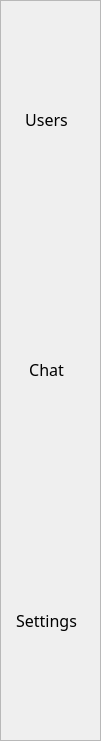
   <widget class="QFrame" name="frame">
    <property name="geometry">
     <rect>
      <x>0</x>
      <y>0</y>
      <width>101</width>
      <height>741</height>
     </rect>
    </property>
    <property name="sizePolicy">
     <sizepolicy hsizetype="Expanding" vsizetype="Expanding">
      <horstretch>0</horstretch>
      <verstretch>0</verstretch>
     </sizepolicy>
    </property>
    <property name="styleSheet">
     <string notr="true">background-color: &quot;#767676&quot;;</string>
    </property>
    <property name="frameShape">
     <enum>QFrame::StyledPanel</enum>
    </property>
    <property name="frameShadow">
     <enum>QFrame::Raised</enum>
    </property>
    <widget class="QWidget" name="verticalLayoutWidget">
     <property name="geometry">
      <rect>
       <x>-1</x>
       <y>-1</y>
       <width>95</width>
       <height>741</height>
      </rect>
     </property>
     <layout class="QVBoxLayout" name="verticalLayout" stretch="0,0,0">
      <property name="spacing">
       <number>10</number>
      </property>
      <property name="sizeConstraint">
       <enum>QLayout::SetMinimumSize</enum>
      </property>
      <property name="leftMargin">
       <number>0</number>
      </property>
      <property name="topMargin">
       <number>0</number>
      </property>
      <property name="rightMargin">
       <number>0</number>
      </property>
      <property name="bottomMargin">
       <number>0</number>
      </property>
      <item>
       <widget class="QPushButton" name="pushButton_3">
        <property name="sizePolicy">
         <sizepolicy hsizetype="Expanding" vsizetype="Expanding">
          <horstretch>0</horstretch>
          <verstretch>0</verstretch>
         </sizepolicy>
        </property>
        <property name="maximumSize">
         <size>
          <width>99</width>
          <height>300</height>
         </size>
        </property>
        <property name="sizeIncrement">
         <size>
          <width>0</width>
          <height>0</height>
         </size>
        </property>
        <property name="font">
         <font>
          <family>Circular Std Book</family>
          <pointsize>12</pointsize>
         </font>
        </property>
        <property name="autoFillBackground">
         <bool>false</bool>
        </property>
        <property name="styleSheet">
         <string notr="true">color: &quot;#222222&quot;;</string>
        </property>
        <property name="text">
         <string>Users</string>
        </property>
        <property name="flat">
         <bool>true</bool>
        </property>
       </widget>
      </item>
      <item>
       <widget class="QPushButton" name="pushButton_4">
        <property name="sizePolicy">
         <sizepolicy hsizetype="Fixed" vsizetype="Expanding">
          <horstretch>0</horstretch>
          <verstretch>0</verstretch>
         </sizepolicy>
        </property>
        <property name="maximumSize">
         <size>
          <width>99</width>
          <height>16777215</height>
         </size>
        </property>
        <property name="font">
         <font>
          <family>Circular Std Book</family>
          <pointsize>12</pointsize>
         </font>
        </property>
        <property name="styleSheet">
         <string notr="true">color: &quot;#222222&quot;;</string>
        </property>
        <property name="text">
         <string>Chat</string>
        </property>
        <property name="flat">
         <bool>true</bool>
        </property>
       </widget>
      </item>
      <item>
       <widget class="QPushButton" name="pushButton_2">
        <property name="sizePolicy">
         <sizepolicy hsizetype="Fixed" vsizetype="Expanding">
          <horstretch>0</horstretch>
          <verstretch>0</verstretch>
         </sizepolicy>
        </property>
        <property name="maximumSize">
         <size>
          <width>99</width>
          <height>16777215</height>
         </size>
        </property>
        <property name="font">
         <font>
          <family>Circular Std Book</family>
          <pointsize>12</pointsize>
         </font>
        </property>
        <property name="styleSheet">
         <string notr="true">color: &quot;#222222&quot;;</string>
        </property>
        <property name="text">
         <string>Settings</string>
        </property>
        <property name="iconSize">
         <size>
          <width>24</width>
          <height>24</height>
         </size>
        </property>
        <property name="flat">
         <bool>true</bool>
        </property>
       </widget>
      </item>
     </layout>
    </widget>
    <widget class="QFrame" name="frame_4">
     <property name="geometry">
      <rect>
       <x>80</x>
       <y>0</y>
       <width>20</width>
       <height>251</height>
      </rect>
     </property>
     <property name="styleSheet">
      <string notr="true">color: &quot;#222222&quot;;
background-color: &quot;#222222&quot;;
border: 1px;</string>
     </property>
     <property name="frameShape">
      <enum>QFrame::StyledPanel</enum>
     </property>
     <property name="frameShadow">
      <enum>QFrame::Raised</enum>
     </property>
     <widget class="QFrame" name="frame_5">
      <property name="geometry">
       <rect>
        <x>0</x>
        <y>260</y>
        <width>21</width>
        <height>251</height>
       </rect>
      </property>
      <property name="styleSheet">
       <string notr="true">color: &quot;#222222&quot;;
background-color: &quot;#222222&quot;;
border: 1px;</string>
      </property>
      <property name="frameShape">
       <enum>QFrame::StyledPanel</enum>
      </property>
      <property name="frameShadow">
       <enum>QFrame::Raised</enum>
      </property>
     </widget>
    </widget>
    <widget class="QFrame" name="frame_6">
     <property name="enabled">
      <bool>true</bool>
     </property>
     <property name="geometry">
      <rect>
       <x>80</x>
       <y>250</y>
       <width>21</width>
       <height>251</height>
      </rect>
     </property>
     <property name="styleSheet">
      <string notr="true">color: &quot;#222222&quot;;
background-color: &quot;#222222&quot;;
border: 1px;</string>
     </property>
     <property name="frameShape">
      <enum>QFrame::StyledPanel</enum>
     </property>
     <property name="frameShadow">
      <enum>QFrame::Raised</enum>
     </property>
     <widget class="QFrame" name="frame_8">
      <property name="geometry">
       <rect>
        <x>0</x>
        <y>260</y>
        <width>21</width>
        <height>251</height>
       </rect>
      </property>
      <property name="styleSheet">
       <string notr="true">color: &quot;#222222&quot;;
background-color: &quot;#222222&quot;;
border: 1px;</string>
      </property>
      <property name="frameShape">
       <enum>QFrame::StyledPanel</enum>
      </property>
      <property name="frameShadow">
       <enum>QFrame::Raised</enum>
      </property>
     </widget>
    </widget>
    <widget class="QFrame" name="frame_9">
     <property name="enabled">
      <bool>true</bool>
     </property>
     <property name="geometry">
      <rect>
       <x>80</x>
       <y>500</y>
       <width>21</width>
       <height>251</height>
      </rect>
     </property>
     <property name="styleSheet">
      <string notr="true">color: &quot;#222222&quot;;
background-color: &quot;#222222&quot;;
border: 1px;</string>
     </property>
     <property name="frameShape">
      <enum>QFrame::StyledPanel</enum>
     </property>
     <property name="frameShadow">
      <enum>QFrame::Raised</enum>
     </property>
     <widget class="QFrame" name="frame_10">
      <property name="geometry">
       <rect>
        <x>0</x>
        <y>260</y>
        <width>21</width>
        <height>251</height>
       </rect>
      </property>
      <property name="styleSheet">
       <string notr="true">color: &quot;#222222&quot;;
background-color: &quot;#222222&quot;;
border: 1px;</string>
      </property>
      <property name="frameShape">
       <enum>QFrame::StyledPanel</enum>
      </property>
      <property name="frameShadow">
       <enum>QFrame::Raised</enum>
      </property>
     </widget>
    </widget>
   </widget>
